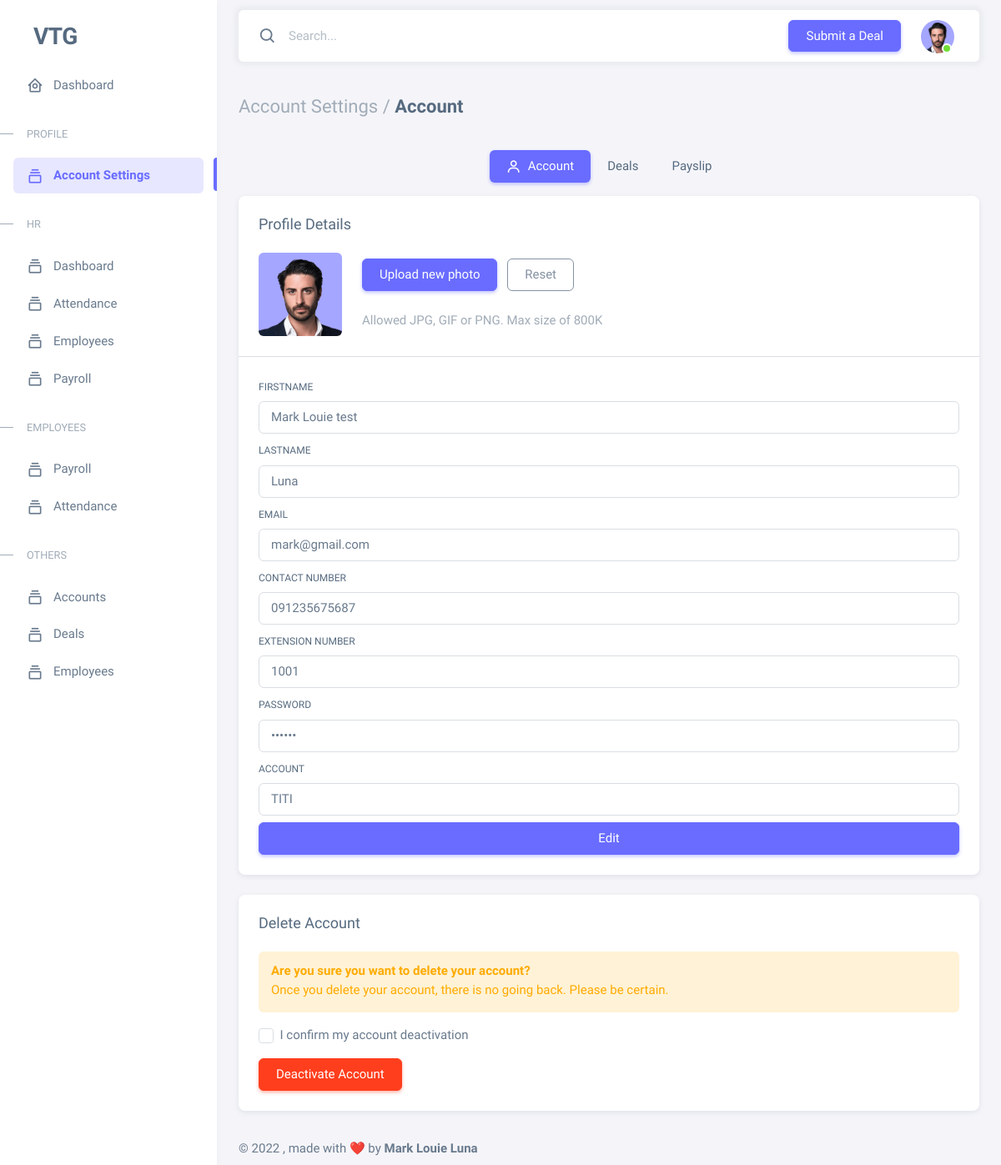
The page /hr/html/account_information.php (signed in) on the database as committed earlier.
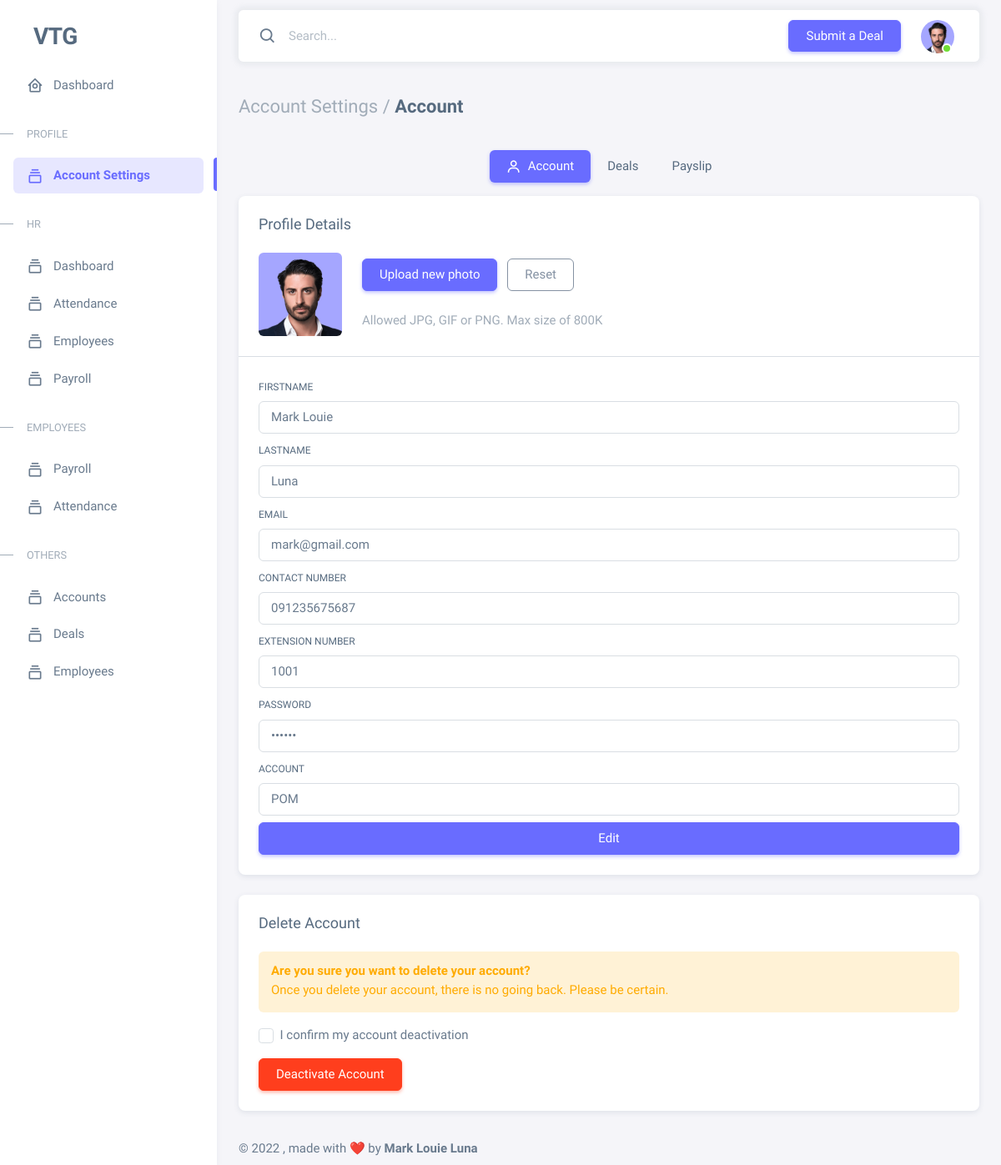
The same page on the database as committed later.
### tables this page shows
CREATE TABLE `employees` (
  `id` int(11) NOT NULL,
  `employee_id` varchar(200) NOT NULL,
  `type_id` varchar(200) NOT NULL,
  `salary_id` varchar(200) NOT NULL,
  `firstname` varchar(200) NOT NULL,
  `middlename` varchar(200) NOT NULL,
  `lastname` varchar(200) NOT NULL,
  `email` varchar(200) NOT NULL,
  `contact_number` varchar(200) NOT NULL,
  `extension_number` varchar(200) NOT NULL,
  `date_added` date NOT NULL,
  `password` varchar(200) NOT NULL,
  `avatar` varchar(200) NOT NULL,
  `team_leader` tinyint(1) NOT NULL,
  `account_id` varchar(200) NOT NULL,
  `sss` varchar(200) NOT NULL,
  `philhealth` varchar(200) NOT NULL,
  `tin` varchar(200) NOT NULL,
  `pag_ibig` varchar(200) NOT NULL,
  `employee_type` int(200) NOT NULL,
  `salary` int(200) NOT NULL
);

### hr/html/account_information.php (the view, shortened to what the changed rows need)
<?php
include 'db.php';
$employeeQuery = mysqli_query($db, "SELECT * FROM employees WHERE employee_id = '" . $_SESSION['employee_id'] . "'");
$row = mysqli_fetch_array($employeeQuery);
$accountQuery = mysqli_query($db, "SELECT * FROM accounts ORDER BY FIELD(account_id, '" . $row['account_id'] . "') DESC");
$firstname = $row['firstname'];
$lastname = $row['lastname'];
$extension_number = $row['extension_number'];
$email = $row['email'];
$password = $row['password'];
$contact_number = $row['contact_number'];
$avatar = $row['avatar'];
?>
<!DOCTYPE html>
<html lang="en" class="light-style layout-menu-fixed" dir="ltr" data-theme="theme-default" data-assets-path="../assets/" data-template="vertical-menu-template-free">
<head>
    <?php include 'title-tags.php'; ?>
</head>
<body>
    <div class="layout-wrapper layout-content-navbar">
        <div class="layout-container">
            <div class="layout-page">
                <?php include 'top-nav.php'; ?>
                <div class="content-wrapper">
                    <div class="container-xxl flex-grow-1 container-p-y">
                        <div class="row">
                            <div class="col-md-12">
                                <div class="card mb-4">
                                    <div class="card-body">
                                        <div class="d-flex align-items-start align-items-sm-center gap-4">
                                            <img src="../assets/img/avatars/<?php echo $avatar; ?>" alt="user-avatar" class="d-block rounded" height="100" width="100" id="uploadedAvatar" />
                                            <div class="button-wrapper">
                                                <label for="upload" class="btn btn-primary me-2 mb-4" tabindex="0">
                                                </label>
                                                <button type="button" class="btn btn-outline-secondary account-image-reset mb-4">
                                                </button>
                                                <p class="text-muted mb-0">Allowed JPG, GIF or PNG. Max size of 800K</p>
                                            </div>
                                        </div>
                                    </div>
                                    <div class="card-body">
                                        <div class="mb-2">
                                            <label for="text_name" class="form-label">Firstname</label>
                                            <input type="text" class="form-control" id="text_firstname" placeholder="John Doe" aria-describedby="defaultFormControlHelp" value="<?php echo $firstname; ?>" />
                                        </div>
                                        <div class="mb-2">
                                            <label for="text_name" class="form-label">Lastname</label>
                                            <input type="text" class="form-control" id="text_lastname" placeholder="John Doe" aria-describedby="defaultFormControlHelp" value="<?php echo $lastname; ?>" />
                                        </div>
                                        <div class="mb-2">
                                            <label for="text_name" class="form-label">Email</label>
                                            <input type="text" class="form-control" id="text_email" placeholder="John Doe" aria-describedby="defaultFormControlHelp" value="<?php echo $email; ?>" />
                                        </div>
                                        <div class="mb-2">
                                            <label for="text_name" class="form-label">Contact Number</label>
                                            <input type="text" class="form-control" id="text_number" placeholder="John Doe" aria-describedby="defaultFormControlHelp" value="<?php echo $contact_number; ?>" />
                                        </div>
                                        <div class="mb-2">
                                            <label for="text_extension_number" class="form-label">Extension Number</label>
                                            <input type="text" class="form-control" id="text_extension_number" placeholder="John Doe" aria-describedby="defaultFormControlHelp" value="<?php echo $extension_number; ?>" />
                                        </div>
                                        <div class="mb-2">
                                            <label for="text_password" class="form-label">Password</label>
                                            <input type="password" class="form-control" id="text_password" placeholder="John Doe" aria-describedby="defaultFormControlHelp" value="<?php echo $password; ?>" />
                                        </div>
                                        <div class="mb-2">
                                            <label for="text_name" class="form-label">Account</label>
                                            <select class="form-control" id="text_accountid">
                                                <?php while ($row1 = mysqli_fetch_array($accountQuery)) { ?>
                                                    <option value="<?php echo $row1['account_id']; ?>"><?php echo $row1['name']; ?></option>
                                                <?php } ?>
                                            </select>
                                        </div>
                                    </div>
                                </div>
                            </div>
                        </div>
                    </div>
                </div>
            </div>
        </div>
    </div>
</body>
</html>

### hr/html/top-nav.php (shortened to what the changed rows need)
<?php
include 'db.php';
$navQuery = mysqli_query($db, "SELECT * FROM employees WHERE employee_id = '" . $_SESSION["employee_id"] . "'");
$rowNav = mysqli_fetch_array($navQuery);
?>
<nav class="layout-navbar container-xxl navbar navbar-expand-xl navbar-detached align-items-center bg-navbar-theme" id="layout-navbar">
    <div class="navbar-nav-right d-flex align-items-center" id="navbar-collapse">
        <ul class="navbar-nav flex-row align-items-center ms-auto">
            <li class="nav-item navbar-dropdown dropdown-user dropdown">
                <a class="nav-link dropdown-toggle hide-arrow" href="javascript:void(0);" data-bs-toggle="dropdown">
                    <div class="avatar avatar-online">
                        <img src="../assets/img/avatars/<?php echo $rowNav['avatar']; ?>" alt class="w-px-40 h-auto rounded-circle" />
                    </div>
                </a>
            </li>
        </ul>
    </div>
</nav>

Rows that differ between the two databases and show on the page:
changed employees "Luna": firstname "Mark Louie test" → "Mark Louie"
Other text that changed with them:
form field value: "TITI" → "POM"
